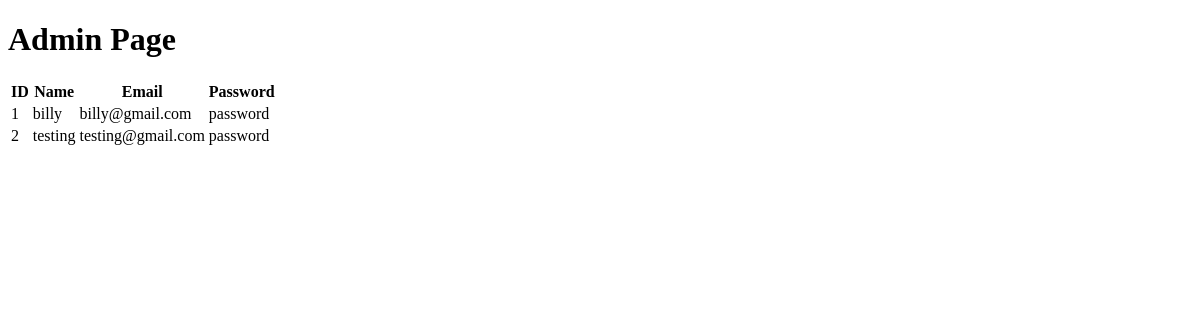
Before: /profile/admin (signed in) with the older database file.
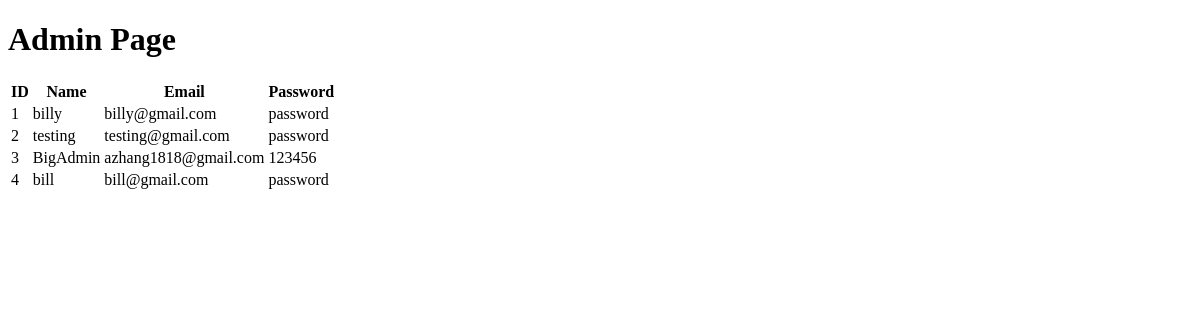
After: the same page with the newer database file.
### model/module.py (models this page shows)
class User(db.Model, UserMixin):
    id = db.Column(db.Integer, primary_key=True)
    username = db.Column(db.String(15), unique=True)
    email = db.Column(db.String(50))
    password = db.Column(db.String(80))

### views/profile/app.py (the view)
@profile_bp.route('/admin')
def admin():
    return render_template("profile/admin page.html", user_records=user_records)

### views/profile/app.py (called while the page is built)
@login_manager.user_loader
def load_user(user_id):
    return User.query.get(user_id)

### views/profile/templates/profile/admin page.html (shortened to what this page needs)
<!DOCTYPE html>
<html lang="en">
<head>
</head>
<body>
<h1>Admin Page</h1>
<table id="user_table">
    <tr>
        <th>ID</th>
        <th>Name</th>
        <th>Email</th>
        <th>Password</th>
    </tr>
    {% for row in user_records %}
    <tr>
        <td>{{ row['id'] }}</td>
        <td>{{ row['username'] }}</td>
        <td>{{ row['email'] }}</td>
        <td>{{ row['password'] }}</td>
    </tr>
    {% endfor %}
</table>
</body>
</html>

Changed rows visible on the page:
added User: id "3", username "BigAdmin", email "azhang1818@gmail.com", password "123456"
added User: id "4", username "bill", email "bill@gmail.com", password "password"
